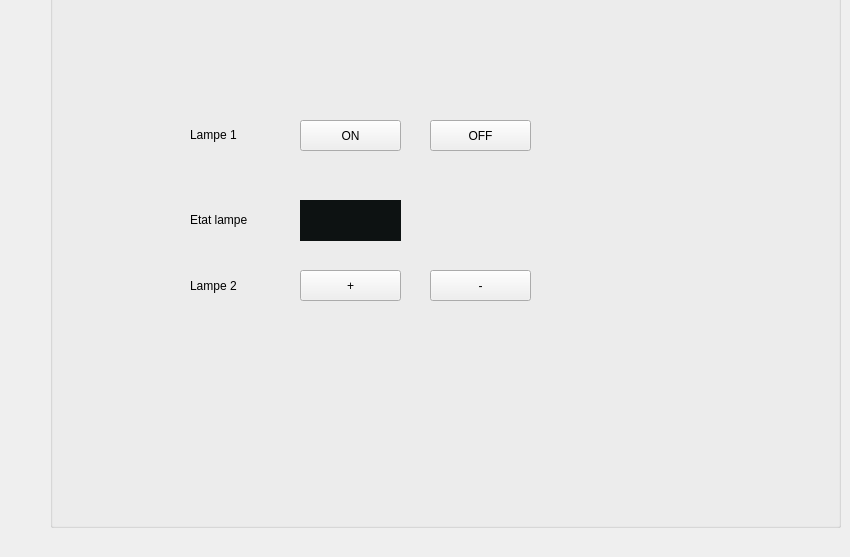
      <widget class="QWidget" name="tab_4">
       <attribute name="title">
        <string>Securité</string>
       </attribute>
       <widget class="QGroupBox" name="groupBox_8">
        <property name="geometry">
         <rect>
          <x>50</x>
          <y>-20</y>
          <width>791</width>
          <height>548</height>
         </rect>
        </property>
        <widget class="QPushButton" name="pushButton_a_2">
         <property name="geometry">
          <rect>
           <x>380</x>
           <y>140</y>
           <width>101</width>
           <height>31</height>
          </rect>
         </property>
         <property name="text">
          <string>OFF</string>
         </property>
        </widget>
        <widget class="QPushButton" name="pushButton_a">
         <property name="geometry">
          <rect>
           <x>250</x>
           <y>140</y>
           <width>101</width>
           <height>31</height>
          </rect>
         </property>
         <property name="text">
          <string>ON</string>
         </property>
        </widget>
        <widget class="QPushButton" name="pushButton_a_3">
         <property name="geometry">
          <rect>
           <x>250</x>
           <y>290</y>
           <width>101</width>
           <height>31</height>
          </rect>
         </property>
         <property name="text">
          <string>+</string>
         </property>
        </widget>
        <widget class="QLabel" name="label_a_1">
         <property name="geometry">
          <rect>
           <x>250</x>
           <y>220</y>
           <width>101</width>
           <height>41</height>
          </rect>
         </property>
         <property name="styleSheet">
          <string notr="true">background-color: qlineargradient(spread:pad, x1:1, y1:1, x2:1, y2:1, stop:0 rgba(13, 18, 18, 255), stop:1 rgba(255, 255, 255, 255));</string>
         </property>
         <property name="text">
          <string/>
         </property>
        </widget>
        <widget class="QPushButton" name="pushButton_a_4">
         <property name="geometry">
          <rect>
           <x>380</x>
           <y>290</y>
           <width>101</width>
           <height>31</height>
          </rect>
         </property>
         <property name="text">
          <string>-</string>
         </property>
        </widget>
        <widget class="QLabel" name="label_a_2">
         <property name="geometry">
          <rect>
           <x>140</x>
           <y>139</y>
           <width>91</width>
           <height>31</height>
          </rect>
         </property>
         <property name="text">
          <string>Lampe 1</string>
         </property>
        </widget>
        <widget class="QLabel" name="label_a_3">
         <property name="geometry">
          <rect>
           <x>140</x>
           <y>230</y>
           <width>151</width>
           <height>20</height>
          </rect>
         </property>
         <property name="text">
          <string>Etat lampe</string>
         </property>
        </widget>
        <widget class="QLabel" name="label_a_4">
         <property name="geometry">
          <rect>
           <x>140</x>
           <y>290</y>
           <width>101</width>
           <height>31</height>
          </rect>
         </property>
         <property name="text">
          <string>Lampe 2</string>
         </property>
        </widget>
       </widget>
      </widget>
